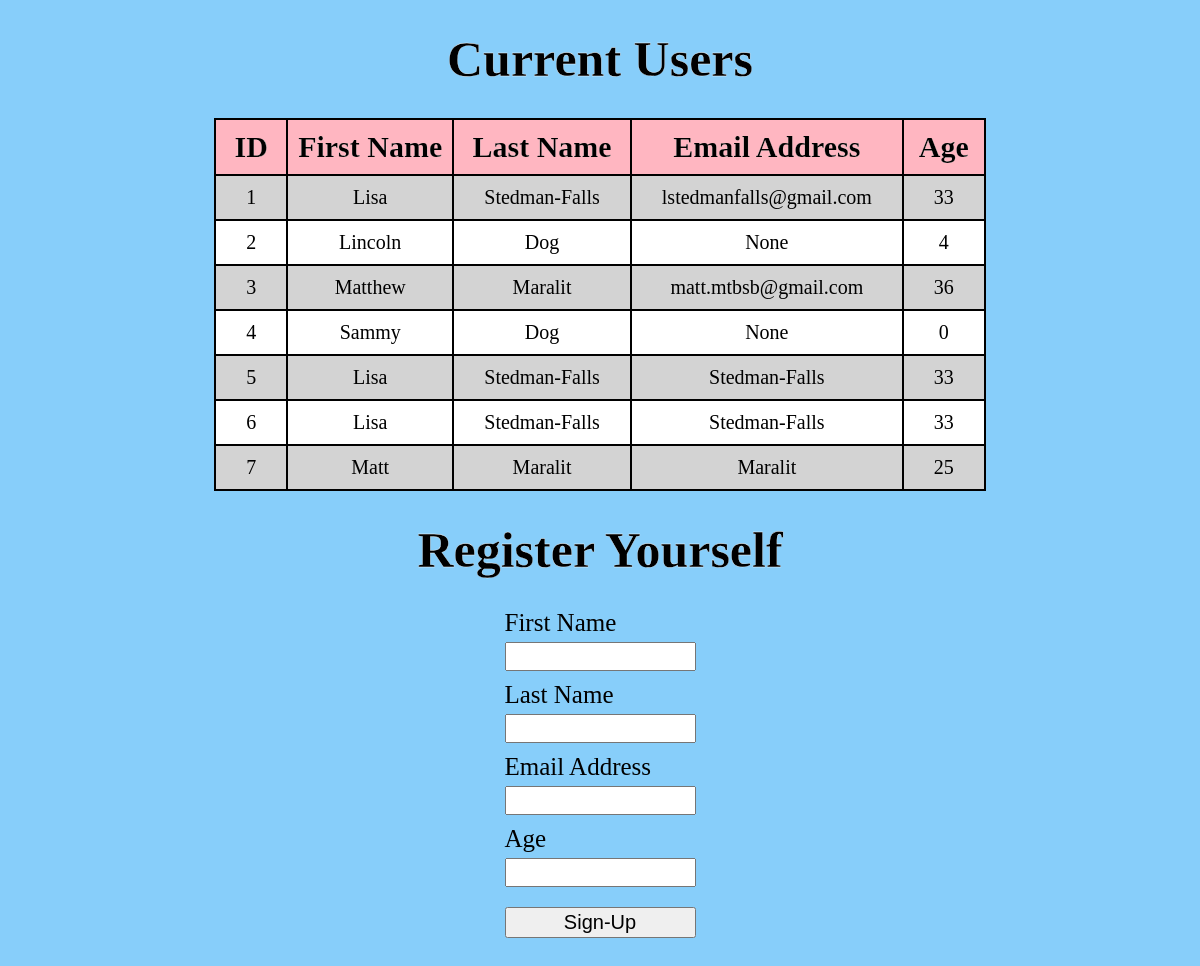
The page / on the database its author committed.
### users_shell_app/models.py (models this page shows, shortened)
class User(models.Model):
    first_name = models.CharField(max_length=255)
    last_name = models.CharField(max_length=255)
    email_address = models.CharField(max_length=255)
    age = models.IntegerField()
    created_at = models.DateTimeField(auto_now_add=True)
    updated_at = models.DateTimeField(auto_now=True)

### users_shell_app/views.py (the view)
# urls.py: path("", views.index),
def index(request):
    context = {
    "all_the_users": User.objects.all()
    }
    return render(request, 'index.html', context)

### users_shell_app/templates/index.html (shortened to what this page needs)
<!DOCTYPE html>
<html lang="en">
<head>
    {% load static %}
    <link rel="stylesheet" href = "{% static 'style.css' %}">
</head>
<body>
    <h1>Current Users</h1>
    <div id = "wrapper">
        <table>
            <tr>
                <th>ID</th>
                <th>First Name</th>
                <th>Last Name</th>
                <th>Email Address</th>
                <th>Age</th>
            </tr>
            {% for i in all_the_users %}
            <tr>
                <td>{{i.id}}</td>
                <td>{{i.first_name}}</td>
                <td>{{i.last_name}}</td>
                <td>{{i.email_address}}</td>
                <td>{{i.age}}</td>
            </tr>
            {% endfor %}
        </table>
    </div>
    <h1>Register Yourself</h1>
    <div id = "register">
        <form action = "submit" method="POST">
            <label for="first_name">First Name</label>
            <input name = "first_name" type="text" required>
            <label for = "last_name">Last Name</label>
            <input name = "last_name" type="text" required>
            <label for = "email">Email Address</label>
            <input name ="email" type = "email">
            <label for = "age">Age</label>
            <input name = "age" type = "number" min="0" required>
            <button type = "submit">Sign-Up</button>
    </form>
    </div>
</body>
</html>

### users_shell_app/static/style.css (style rules this page uses)
* { margin:0; padding:0; }
html { font-size:10px; box-sizing: border-box; background-color: lightskyblue; }
h1 { text-align: center; font-size:5rem; color:black; -webkit-text-stroke: .03rem white; padding:3rem; }
#wrapper { display:flex; justify-content: center; }
table { border-collapse: collapse; border-bottom: .1rem solid black; text-align: center; }
td { padding:1rem 3rem; }
th { font-size:3rem; padding:1rem; background-color: lightpink; -webkit-text-stroke: .02rem white; }
th, td { border:.2rem solid black; }
td { font-size:2rem; }
tr:nth-child(even) { background-color:lightgray; }
tr:nth-child(odd) { background-color: white; }
#register { display:flex; justify-content:center; font-size:2.5rem; }
label, input { padding-bottom:.5rem; }
input { margin-bottom:1rem; padding:.5rem; }
form { display:flex; flex-direction:column; }
button { font-size:2rem; margin-top:1rem; margin-bottom:5rem; padding:.2rem; }

### rows shown on the page
User: id "1", first_name "Lisa", last_name "Stedman-Falls", email_address "lstedmanfalls@gmail.com", age "33"
User: id "2", first_name "Lincoln", last_name "Dog", email_address "None", age "4"
User: id "3", first_name "Matthew", last_name "Maralit", email_address "matt.mtbsb@gmail.com", age "36"
User: id "4", first_name "Sammy", last_name "Dog", email_address "None", age "0"
User: id "5", first_name "Lisa", last_name "Stedman-Falls", email_address "Stedman-Falls", age "33"
User: id "6", first_name "Lisa", last_name "Stedman-Falls", email_address "Stedman-Falls", age "33"
User: id "7", first_name "Matt", last_name "Maralit", email_address "Maralit", age "25"
